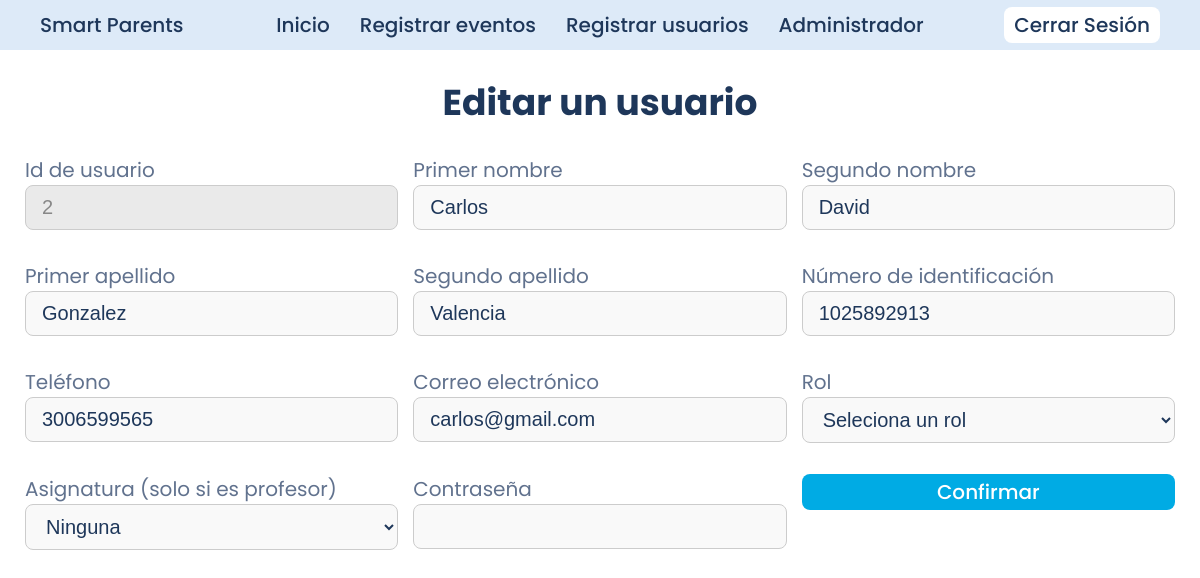
Page /views/crud/usuarios/editar_usuarios.php?id=2 (signed in) on the committed database.
### tables this page shows
CREATE TABLE usuarios (
    id_usuario INT AUTO_INCREMENT PRIMARY KEY,
    rol ENUM('estudiante', 'profesor', 'administrador') NOT NULL,
    identificacion VARCHAR(10) UNIQUE NOT NULL,
    nombre1 VARCHAR(30) NOT NULL,
    nombre2 VARCHAR(30) NULL,
    apellido1 VARCHAR(30) NOT NULL,
    apellido2 VARCHAR(30) NULL,
    email VARCHAR(100) UNIQUE NULL,
    telefono VARCHAR (10) NOT NULL,
    password VARCHAR(255) NOT NULL,
    asignatura ENUM('Administración', 'Matematicas', 'Español', 'Quimica', 'C.Sociales') NULL,
    created_at TIMESTAMP DEFAULT CURRENT_TIMESTAMP,
    updated_at TIMESTAMP DEFAULT CURRENT_TIMESTAMP
);

### actions/usuarios/editar_usuarios.php (called while the page is built, shortened)
<?php
include $_SERVER['DOCUMENT_ROOT'] . '/smart-parents/config/db_config.php';
$id = $_GET['id'];
$stmt = $conexion->prepare("SELECT * FROM usuarios WHERE id_usuario = ?");
$stmt->bind_param("i", $id);
$stmt->execute();
$resultado = $stmt->get_result();
$usuario = $resultado->fetch_assoc();

### views/crud/usuarios/editar_usuarios.php (the view, shortened to what this page needs)
<!DOCTYPE html>
<html lang="es">
<head>
  <link rel="stylesheet" href="/smart-parents/assets/css/style.css">
  <link rel="stylesheet" href="/smart-parents/assets/css/registrar_usuarios.css">
</head>
<body>
  <?php include $_SERVER['DOCUMENT_ROOT'] . '/smart-parents/includes/dashboard_header.php'; ?>
  <?php include $_SERVER['DOCUMENT_ROOT'] . '/smart-parents/actions/usuarios/editar_usuarios.php'; ?>
  <main>
    <div class="form_title">
      <h1>Editar un usuario</h1>
    </div>
    <div class="form">
      <form action="/smart-parents/actions/usuarios/actualizar_usuarios.php" method="POST" class="form_content">
        <div class="form_id">
          <label for="id_usuario">Id de usuario</label>
          <input type="number" value="<?= $id ?>" disabled>
        </div>
        <div class="form_nombre1">
          <label for="nombre1">Primer nombre</label>
          <input type="text" name="nombre1" value="<?= $usuario['nombre1']; ?>" required>
        </div>
        <div class="form_nombre2">
          <label for="nombre2">Segundo nombre</label>
          <input type="text" name="nombre2" value="<?= $usuario['nombre2']; ?>">
        </div>
        <div class="form_apellido1">
          <label for="apellido1">Primer apellido</label>
          <input type="text" name="apellido1" value="<?= $usuario['apellido1']; ?>" required>
        </div>
        <div class="form_apellido2">
          <label for="apellido2">Segundo apellido</label>
          <input type="text" name="apellido2" value="<?= $usuario['apellido2']; ?>">
        </div>
        <div class="form_identificacion">
          <label for="identificacion">Número de identificación</label>
          <input type="text" name="identificacion" value="<?= $usuario['identificacion']; ?>" required>
        </div>
        <div class="form_telefono">
          <label for="telefono">Teléfono</label>
          <input type="text" name="telefono" value="<?= $usuario['telefono']; ?>" required>
        </div>
        <div class="form_email">
          <label for="email">Correo electrónico</label>
          <input type="email" name="email" value="<?= $usuario['email']; ?>">
        </div>
        <div class="form_rol">
          <label for="rol">Rol</label>
          <select name="rol" required>
            <option value="">Seleciona un rol</option>
          </select>
        </div>
        <div class="form_asignatura">
          <label for="asignatura">Asignatura (solo si es profesor)</label>
          <select name="asignatura">
            <option value="">Ninguna</option>
          </select>
        </div>
        <div class="form_password">
          <label for="password">Contraseña</label>
          <input type="password" name="password" required>
        </div>
        <div class="form_submit">
          <button type="submit" name="submit_btn">Confirmar</button>
        </div>
      </form>
    </div>
  </main>
</body>
</html>

### assets/css/style.css (style rules this page uses)
* { padding: 0px; margin: 0px; box-sizing: border-box; }
main { margin: 25px; }
:root { --color-bg: #ffffff; --color-header: #ddeaf8; --color-btn-primary: #00abe4; --color-btn-primary-hover: #2373ff; --color-heading: #1e375a; --color-text-base: #61728e; --color-text-btn-hover: #2364d2; --color-icons: #aaccfb; --color-green: #40a02b; --color-red: #d20f39; }
label { font-family: "Poppins", sans-serif; font-weight: 400; font-style: normal; font-size: 20px; color: var(--color-text-base); }
button { text-decoration: none; font-family: "Poppins", sans-serif; font-weight: 500; font-style: normal; }
h1 { font-family: "Poppins", sans-serif; font-weight: 700; font-style: normal; color: var(--color-heading); font-size: 36px; }
input[type="text"], input[type="email"], input[type="password"], input[type="number"], textarea, select { width: 100%; padding: 10px 16px; margin-bottom: 16px; border: 1.5px solid #ccc; border-radius: 8px; background-color: #f9f9f9; font-size: 20px; color: var(--color-heading); transition: border-color 0.2s, box-shadow 0.2s; box-sizing: border-box; }
input::placeholder, textarea::placeholder { color: #999; font-style: italic; }
input:disabled, textarea:disabled, select:disabled { background-color: #eaeaea; color: #888; cursor: not-allowed; }
button[type="submit"] { background-color: var(--color-btn-primary); color: white; font-size: 20px; border-radius: 8px; padding: 3px 10px; transition: background-color 0.2s ease; border: none; width: 100%; }

### assets/css/registrar_usuarios.css (style rules this page uses)
.form_content { display: grid; grid-template-columns: 1fr 1fr 1fr; gap: 15px; }
main { display: flex; justify-content: center; align-items: center; flex-direction: column; gap: 25px; }

### rows in the picture
usuarios: nombre1 "Carlos", nombre2 "David", apellido1 "Gonzalez", apellido2 "Valencia", identificacion "1025892913", telefono "3006599565", email "carlos@gmail.com"
